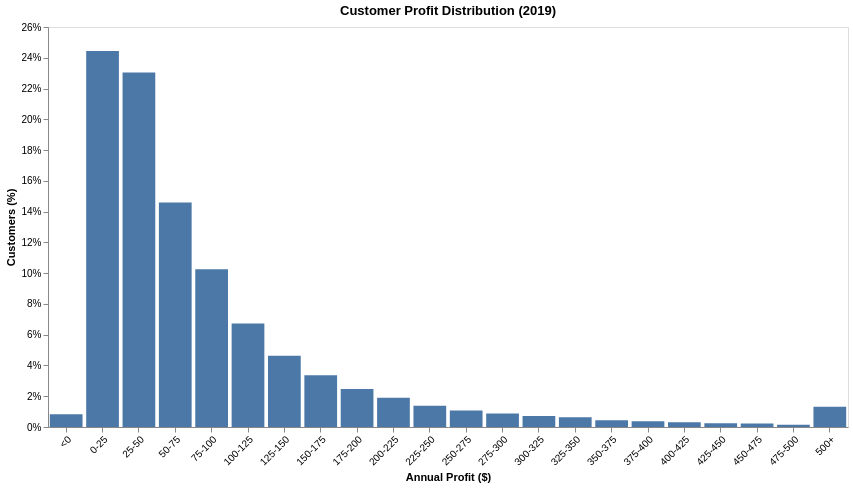

The notebook cell this image was saved under:
### Code cell
distribution_barplot(
    create_distribution(
        cust_data_2019, 
        column="Profit",
        **create_bins_labels(
            bin_width=25, 
            max_cutoff=500, 
            min_cutoff=0
        )
    ),
    column="Profit",
    title="Customer Profit Distribution (2019)",
    x_title="Annual Profit ($)"
)

### Figure 1 — Vega-Lite specification as saved in the notebook (floating-point values rounded to 4 significant figures)
{"config": {"view": {"continuousWidth": 300, "continuousHeight": 300}, "axis": {"grid": false}}, "data": {"name": "data-2eb6611ec70b789759eb70dd8cac6486"}, "mark": {"type": "bar"}, "encoding": {"tooltip": [{"field": "Profit Range", "title": "Range", "type": "nominal"}, {"field": "Customers", "format": ",", "title": "Customers", "type": "quantitative"}, {"field": "Percent", "format": ".1%", "title": "Customers (%)", "type": "quantitative"}], "x": {"axis": {"labelAngle": -45}, "field": "Profit Range", "sort": null, "title": "Annual Profit ($)", "type": "nominal"}, "y": {"axis": {"format": "%"}, "field": "Percent", "title": "Customers (%)", "type": "quantitative"}}, "height": 400, "title": "Customer Profit Distribution (2019)", "width": 800, "$schema": "https://vega.github.io/schema/vega-lite/v6.4.1.json", "datasets": {"data-2eb6611ec70b789759eb70dd8cac6486": [{"Profit Range": "<0", "Customers": 263, "Percent": 0.008256}, {"Profit Range": "0-25", "Customers": 7784, "Percent": 0.2444}, {"Profit Range": "25-50", "Customers": 7338, "Percent": 0.2304}, {"Profit Range": "50-75", "Customers": 4650, "Percent": 0.146}, {"Profit Range": "75-100", "Customers": 3266, "Percent": 0.1025}, {"Profit Range": "100-125", "Customers": 2144, "Percent": 0.0673}, {"Profit Range": "125-150", "Customers": 1477, "Percent": 0.04637}, {"Profit Range": "150-175", "Customers": 1071, "Percent": 0.03362}, {"Profit Range": "175-200", "Customers": 788, "Percent": 0.02474}, {"Profit Range": "200-225", "Customers": 605, "Percent": 0.01899}, {"Profit Range": "225-250", "Customers": 442, "Percent": 0.01388}, {"Profit Range": "250-275", "Customers": 340, "Percent": 0.01067}, {"Profit Range": "275-300", "Customers": 280, "Percent": 0.00879}, {"Profit Range": "300-325", "Customers": 228, "Percent": 0.007157}, {"Profit Range": "325-350", "Customers": 200, "Percent": 0.006278}, {"Profit Range": "350-375", "Customers": 142, "Percent": 0.004458}, {"Profit Range": "375-400", "Customers": 119, "Percent": 0.003736}, {"Profit Range": "400-425", "Customers": 98, "Percent": 0.003076}, {"Profit Range": "425-450", "Customers": 79, "Percent": 0.00248}, {"Profit Range": "450-475", "Customers": 75, "Percent": 0.002354}, {"Profit Range": "475-500", "Customers": 47, "Percent": 0.001475}, {"Profit Range": "500+", "Customers": 419, "Percent": 0.01315}]}}
